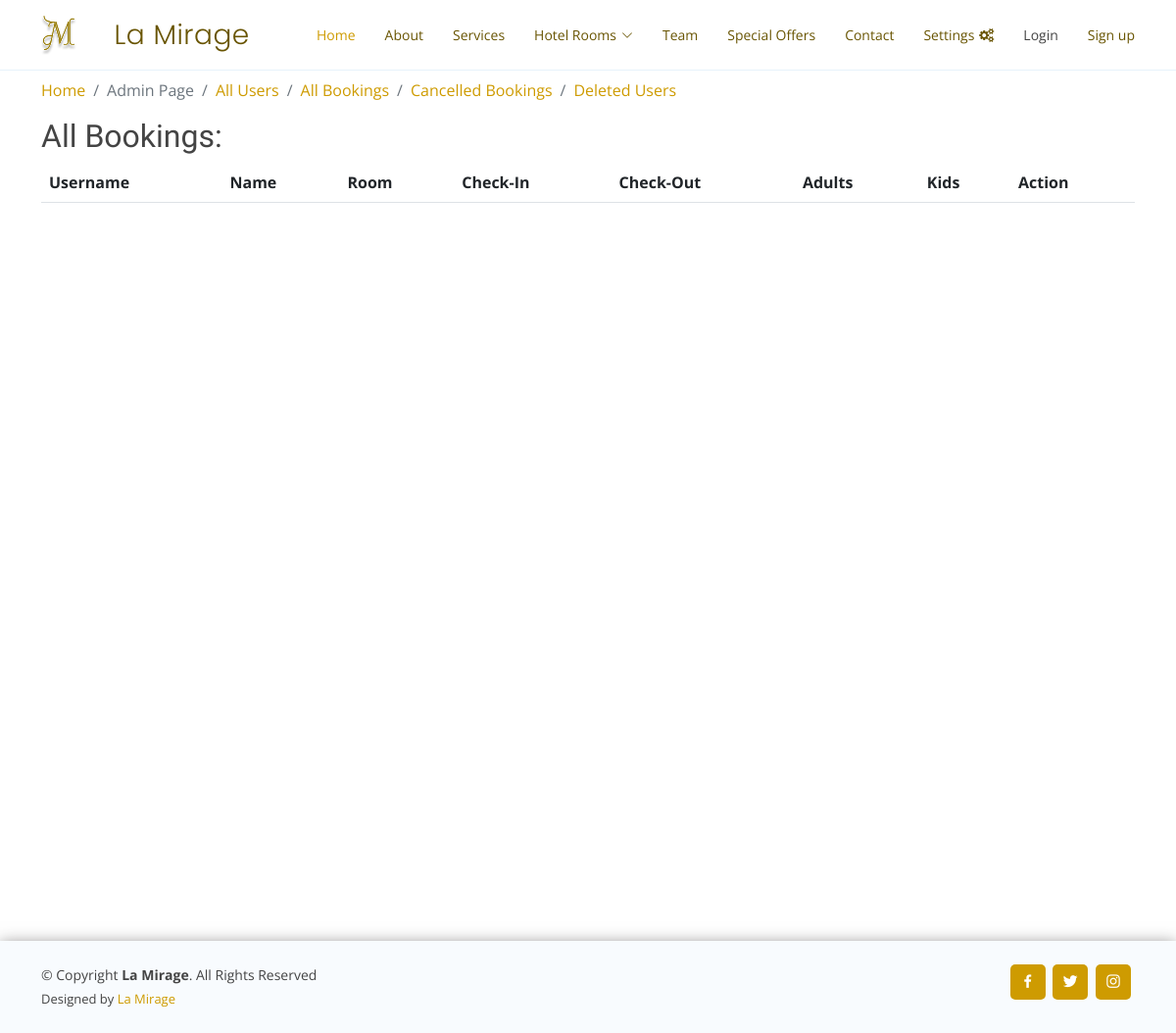
/all_cancelled_bookings, run on an earlier commit of the app's database.
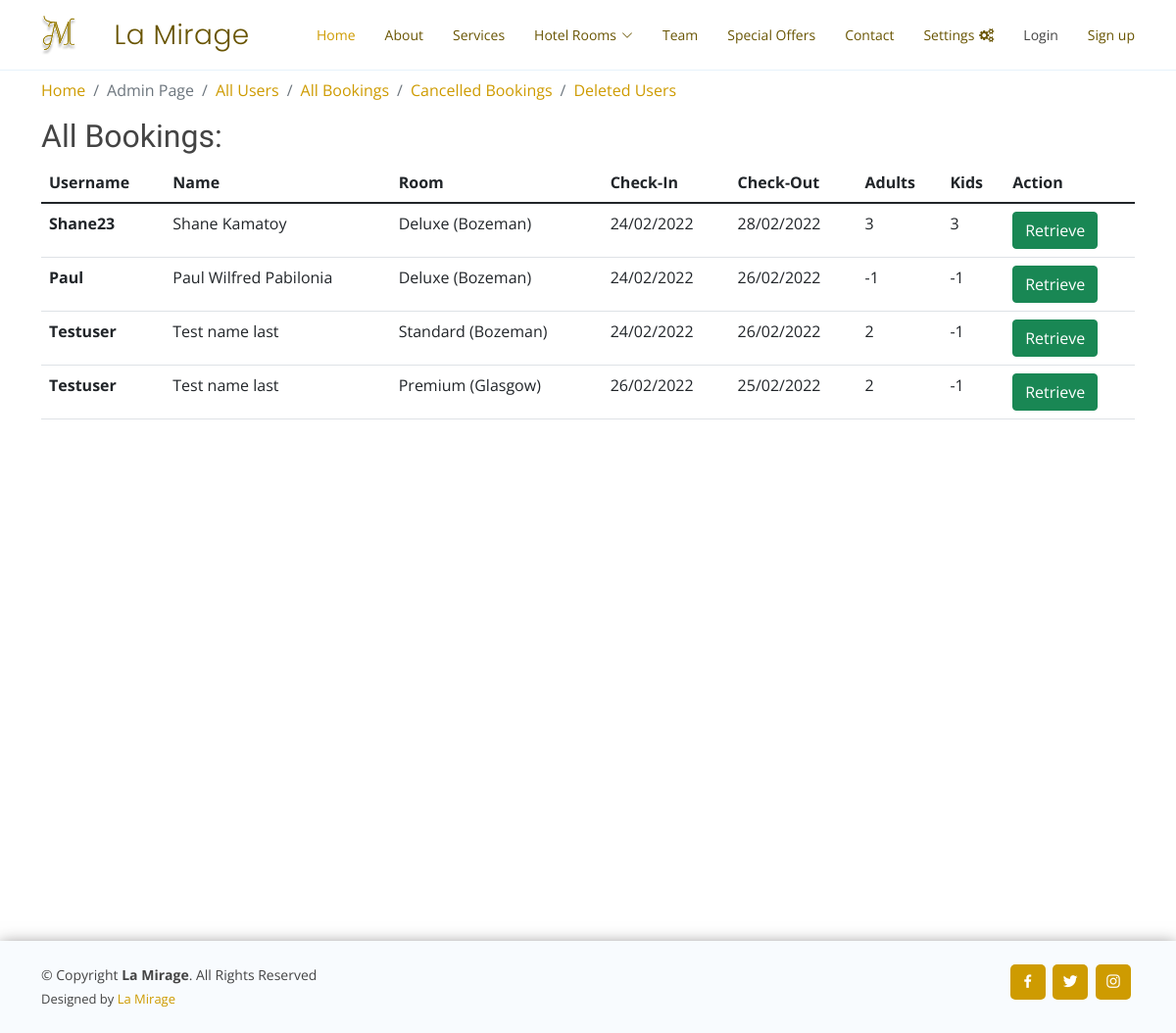
And on a later commit of the database.
### reservation/models.py (models this page shows, shortened)
class Booking(models.Model):
    client = models.ForeignKey(User, on_delete=models.CASCADE,related_name="booking",default=None)
    user_profile = models.ForeignKey(UserProfile, on_delete=models.CASCADE,related_name="booking_profile",default=None)
    checkIn = models.CharField(max_length=100)
    checkOut = models.CharField(max_length=100)
    numAdults = models.IntegerField(default=0)
    numKids = models.IntegerField(default=0)
    mop = models.CharField(max_length=200)
    room_category = models.CharField(max_length=200,default=None)
    room_type = models.CharField(max_length=200,default=None)
    is_cancelled = models.BooleanField(default=False,blank= True)
    created_at = models.DateTimeField(auto_now_add=True)
    update_at = models.DateTimeField(auto_now=True)

class User(AbstractUser):
    pass

### reservation/views.py (the view)
# urls.py: path("all_cancelled_bookings", views.all_cancelled_bookings, name= "all_cancelled_bookings"),
def all_cancelled_bookings(request):
    bookings = Booking.objects.filter(is_cancelled=True)
    return render(request, "reservation/cancelled_bookings.html",
                  {'bookings': bookings})

### reservation/templates/reservation/cancelled_bookings.html (shortened to what this page needs)
{% extends 'reservation/admin_layout.html' %}
{% load static %}
{% block body %}
<h2>All Bookings:</h2>
<table class="table">
  <thead class="thead-dark">
    <tr>
      <th scope="col">Username</th>
      <th scope="col">Name</th>
      <th scope="col">Room</th>
      <th scope="col">Check-In</th>
      <th scope="col">Check-Out</th>
      <th scope="col">Adults</th>
      <th scope="col">Kids</th>
      <th scope="col">Action</th>
    </tr>
  </thead>
  <tbody>
    {% for book in bookings %}
    <tr>
      <th scope="row">{{ book.client.username }}</th>
      <td>{{book.client.first_name}} {{book.client.last_name}}</td>
      <td>{{ book.room_category }} ({{ book.room_type }})</td>
      <td>{{ book.checkIn }}</td>
      <td>{{ book.checkOut }}</td>
      <td>{{ book.numAdults }}</td>
      <td>{{ book.numKids }}</td>
      <td>
        <a href="{% url 'retrieve_cancelled_bookings' book.id %}" class="btn btn-success">Retrieve</a>
      </td>
    </tr>
    {% endfor %}
  </tbody>
</table>
{% endblock %}

What changed in the data, as far as the page shows it:
added Booking: client.username "Shane23", client.first_name "Shane", client.last_name "Kamatoy", room_category "Deluxe", room_type "Bozeman", checkIn "24/02/2022", checkOut "28/02/2022", numAdults "3", numKids "3"
added Booking: client.username "Paul", client.first_name "Paul Wilfred", client.last_name "Pabilonia", room_category "Deluxe", room_type "Bozeman", checkIn "24/02/2022", checkOut "26/02/2022", numAdults "-1", numKids "-1"
added Booking: client.username "Testuser", client.first_name "Test name", client.last_name "last", room_category "Standard", room_type "Bozeman", checkIn "24/02/2022", checkOut "26/02/2022", numAdults "2", numKids "-1"
added Booking: client.username "Testuser", client.first_name "Test name", client.last_name "last", room_category "Premium", room_type "Glasgow", checkIn "26/02/2022", checkOut "25/02/2022", numAdults "2", numKids "-1"
